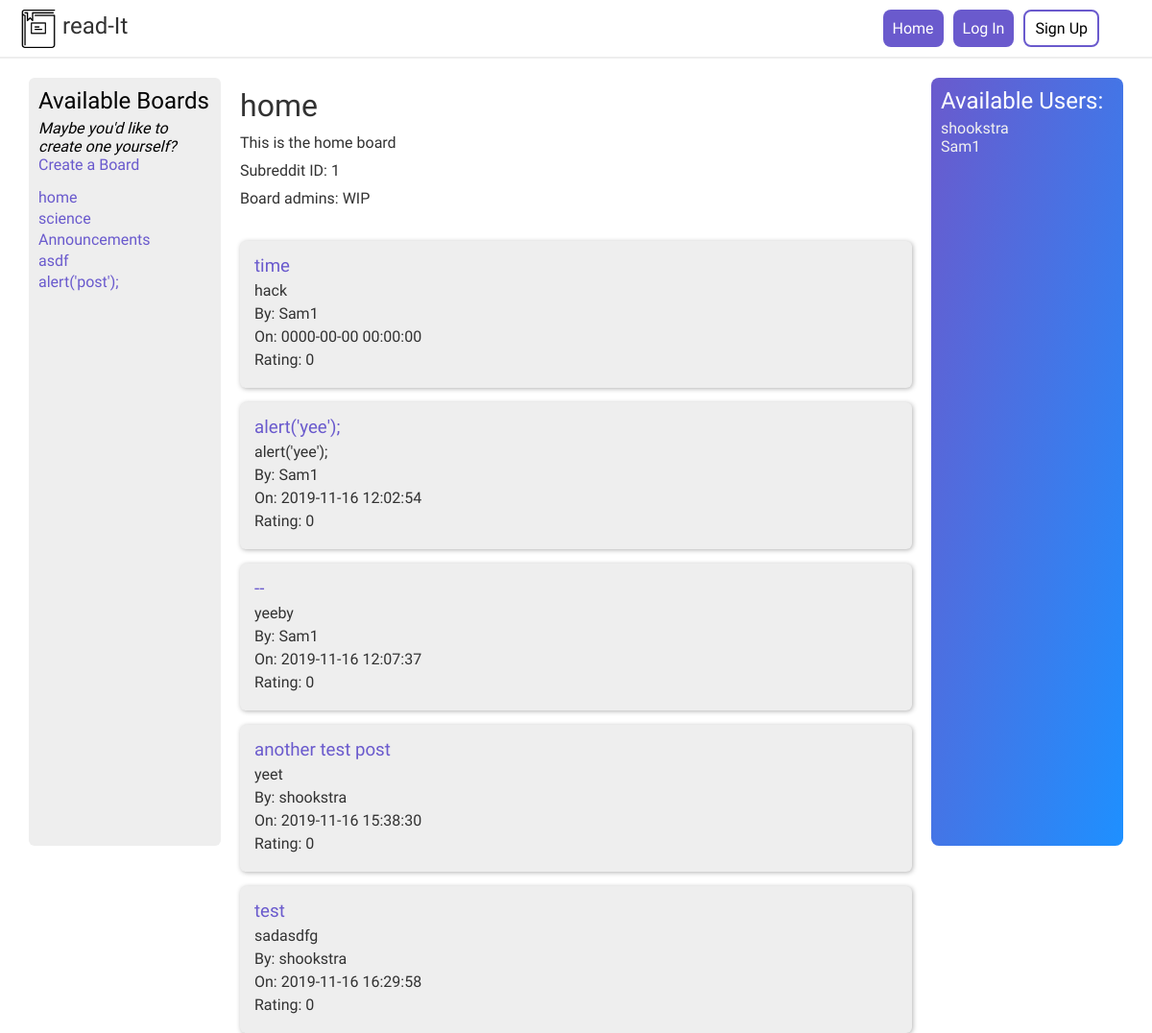
The page /subredditController.php?action=viewSubreddit&id=1 on the database its author committed.
### tables this page shows
CREATE TABLE `subreddits` (
  `subredditID` int(11) NOT NULL,
  `subredditName` varchar(64) NOT NULL,
  `subredditDescription` varchar(1500) NOT NULL
);

CREATE TABLE `posts` (
  `postID` int(11) NOT NULL,
  `subredditID` int(11) NOT NULL,
  `userID` int(11) NOT NULL,
  `postTitle` varchar(64) NOT NULL,
  `postContent` varchar(1500) NOT NULL,
  `postTime` datetime NOT NULL DEFAULT current_timestamp(),
  `rating` int(11) NOT NULL DEFAULT 0
);

CREATE TABLE `users` (
  `userID` int(11) NOT NULL,
  `username` varchar(32) NOT NULL,
  `email` varchar(64) NOT NULL,
  `password` varchar(128) NOT NULL
);

### models/subreddit/subredditDA.php (called while the page is built, shortened)
<?php
require_once 'models/subreddit/subreddit.php';
class subredditDA
{
    public static function get_all()
    {
        $db = Database::getDB();
        $querySubreddits = 'SELECT * FROM subreddits';
        $statement = $db->prepare($querySubreddits);
        $statement->execute();
        $rows = $statement->fetchAll();
        foreach ($rows as $value) {
            $subreddit = new subreddit($value['subredditID'], $value['subredditName'], $value['subredditDescription']);
            $subreddits[] = $subreddit;
        }
        return $subreddits;
    }
    public static function get_board($id)
    {
        $db = Database::getDB();
        $querySubreddits = 'SELECT * FROM subreddits where subredditID = :id';
        $statement = $db->prepare($querySubreddits);
        $statement->bindValue(':id', $id);
        $statement->execute();
        $rows = $statement->fetchAll();
        foreach ($rows as $value) {
            $subreddit = new subreddit($value['subredditID'], $value['subredditName'], $value['subredditDescription']);
            $subreddits[] = $subreddit;
        }
        return $subreddits;
    }
}

### models/subreddit/subreddit.php (called while the page is built, shortened)
<?php
class subreddit
{
    private $subredditID, $subredditName, $subredditDescription;
    public function __construct($subredditID, $subredditName, $subredditDescription)
    {
        $this->subredditID = $subredditID;
        $this->subredditName = $subredditName;
        $this->subredditDescription = $subredditDescription;
    }
    public function getSubredditID()
    {
        return $this->subredditID;
    }
    public function getSubredditName()
    {
        return $this->subredditName;
    }
    public function getSubredditDescription()
    {
        return $this->subredditDescription;
    }
}

### models/post/postDA.php (called while the page is built, shortened)
<?php
require_once 'models/post/post.php';
class postDA
{
    public static function get_posts_for_subreddit($subredditID)
    {
        $db = Database::getDB();
        $queryPosts = 'SELECT * FROM posts where subredditID = :subredditID';
        $statement = $db->prepare($queryPosts);
        $statement->bindValue(':subredditID', $subredditID);
        $statement->execute();
        $rows = $statement->fetchAll();
        $posts = [];
        foreach ($rows as $value) {
            $post = new post($value['postID'], $value['subredditID'], $value['userID'], $value['postTitle'], $value['postContent'], $value['postTime'], $value['rating']);
            array_push($posts, $post);
        }
        return $posts;
    }
}

### models/post/post.php (called while the page is built, shortened)
<?php
class post
{
    private $postID, $subredditID, $userID, $postTitle, $postContent, $postTime, $rating;
    public function __construct($postID, $subredditID, $userID, $postTitle, $postContent, $postTime, $rating)
    {
        $this->postID = $postID;
        $this->postTitle = $postTitle;
        $this->postContent = $postContent;
        $this->postTime = $postTime;
        $this->rating = $rating;
    }
    public function getPostID()
    {
        return $this->postID;
    }
    public function getPostTitle()
    {
        return $this->postTitle;
    }
    public function getPostContent()
    {
        return $this->postContent;
    }
    public function getPostTime()
    {
        return $this->postTime;
    }
    public function getRating()
    {
        return $this->rating;
    }
}

### models/userDA.php (called while the page is built, shortened)
<?php
require_once('models/database.php');
require_once('models/user.php');
class userDA
{
    public static function get_all()
    {
        $db = Database::getDB();
        $queryUsers = 'SELECT * FROM users';
        $statement = $db->prepare($queryUsers);
        $statement->execute();
        $rows = $statement->fetchAll();
        foreach ($rows as $value) {
            $user = new user($value['userID'], $value['username'], $value['email'], $value['password']);
            $users[] = $user;
        }
        return $users;
    }
    public static function getUserByID($userID)
    {
        $db = Database::getDB();
        $queryUser = 'SELECT * FROM users where userID = :userID';
        $statement = $db->prepare($queryUser);
        $statement->bindValue(':userID', $userID);
        $statement->execute();
        $rows = $statement->fetchAll();
        foreach ($rows as $value) {
            $user = new user($value['userID'], $value['username'], $value['email'], $value['password']);
        }
        return $user;
    }
}

### models/user.php (called while the page is built, shortened)
<?php
class user
{
    private $userID, $username, $email, $password;
    public function __construct($userID, $username, $email, $password)
    {
        $this->username = $username;
    }
    public function getUsername()
    {
        return $this->username;
    }
}

### views/viewSubreddit.php (the view, shortened to what this page needs)
<!DOCTYPE html>
<html lang="en">
<?php include_once("views/components/header.php"); ?>
<body>
    <?php include_once("views/components/nav.php"); ?>
    <div class="container">
        <div class="container-sidebar">
            <h2>Available Boards</h2>
            <p style="font-style: italic">Maybe you'd like to create one yourself?</p>
            <a href="subredditController.php?action=createSubredditForm">Create a Board</a>
            <ul class="boards">
                <?php foreach ($subreddits as $board) : ?>
                    <li>
                        <a href="subredditController.php?action=viewSubreddit&amp;id=<?php echo htmlspecialchars($board->getSubredditID()); ?>">
                            <?php echo htmlspecialchars($board->getSubredditName()); ?>
                        </a>
                    </li>
                <?php endforeach; ?>
            </ul>
        </div>
        <div class="container-main">
            <div class="top-content">
                <div class="board-info">
                    <h1><?php echo htmlspecialchars($subreddit[0]->getSubredditName()); ?></h1>
                    <p><?php echo htmlspecialchars($subreddit[0]->getSubredditDescription()); ?></p>
                    <p><?php echo htmlspecialchars('Subreddit ID: ' . $subreddit[0]->getSubredditID()); ?></p>
                    <p>Board admins: WIP</p>
                </div>
            </div>
            <div class="posts">
                <?php
                if (!empty($posts)) {
                    foreach ($posts as $post) { ?>
                        <div class="post">
                            <div class="post-content">
                                <h3>
                                    <a href="subredditController.php?action=viewPost&amp;postID=<?php echo $post->getPostID(); ?>">
                                        <?php echo htmlspecialchars($post->getPostTitle()) ?>
                                    </a>
                                </h3>
                                <p><?php echo htmlspecialchars($post->getPostContent()) ?></p>
                                <p><?php echo 'By: ' . htmlspecialchars(userDA::getUserByID($post->getUserID())->getUsername()) ?></p>
                                <p><?php echo 'On: ' . htmlspecialchars($post->getPostTime()) ?></p>
                                <p><?php echo 'Rating: ' . htmlspecialchars($post->getRating()); ?></p>
                            </div>
                        </div>
                <?php }
                } else {
                    echo "<h3>There's nothing here! Be the first one.</h3>";
                } ?>
            </div>
        </div>
        <?php include_once('views\components\usersSidebar.php'); ?>
    </div>
</body>
</html>

### views/components/usersSidebar.php
<div class="container-sidebar-right">
    <h2>Available Users:</h2>
    <?php if (!empty($users)) {
        foreach ($users as $user) {
            echo '<a href="index.php?action=viewUser"><p>' . (htmlspecialchars($user->getUsername())) . '</p></a>';
        }
    } ?>
</div>

### css/styling.css (style rules this page uses)
*, *:before, *:after { box-sizing: inherit; }
* { margin: 0; padding: 0; font-weight: normal; font-family: "Arimo", Arial, Helvetica, sans-serif; text-decoration: none; outline: none; }
html { box-sizing: border-box; }
.container { display: flex; width: 95%; margin: 0 auto; height: 100vh; justify-content: space-between; margin-bottom: 20px; }
.container-main p, h1, h2, h3, h4 { margin: 10px 0; }
.container-sidebar { flex: 1; border-radius: 6px; background-color: #eee; padding: 10px; }
.container-sidebar ul { list-style: none; }
.container-sidebar li { margin-bottom: 3px; }
.container-sidebar a, .container-sidebar a:visited { color: slateblue; transition: 200ms ease-in-out; }
.container-main { flex: 4; margin: 0 10px; border-radius: 8px; color: rgb(50, 50, 50); }
.container-sidebar-right { color: white; background-image: linear-gradient(to bottom right, slateblue, dodgerblue); border-radius: 8px; flex: 1; padding: 10px; }
.container-sidebar-right a { color: rgb(240, 240, 240); }
.boards { margin-top: 15px; }
.posts { margin: 0 10px 10px 10px; }
.post { margin: 15px 0 10px 0; background-color: #eee; padding: 15px; border-radius: 6px; box-shadow: 1px 1px 5px 0 rgba(0, 0, 0, 0.3); display: flex; transition: box-shadow 350ms; }
.post a { color: slateblue; }
.post-content { display: flex; flex-direction: column; align-items: flex-start; }
.post-content p, h2, h3 { padding: 0; margin: 0; margin-bottom: 5px; }
.top-content { display: flex; flex-direction: row; }
.board-info { margin-right: 15px; border-radius: 6px; margin: 0 10px 10px 10px; flex: 1; }

### rows shown on the page
subreddits: subredditName "home", subredditDescription "This is the home board", subredditID "Subreddit ID: 1"
subreddits: subredditName "science"
subreddits: subredditName "Announcements"
subreddits: subredditName "asdf"
subreddits: subredditName "alert('post');"
posts: postTitle "time", postContent "hack", Username "Sam1", postTime "0000-00-00 00:00:00", rating "0"
posts: postTitle "alert('yee');", postContent "alert('yee');", Username "Sam1", postTime "2019-11-16 12:02:54", rating "0"
posts: postTitle "--", postContent "yeeby", Username "Sam1", postTime "2019-11-16 12:07:37", rating "0"
posts: postTitle "another test post", postContent "yeet", Username "shookstra", postTime "2019-11-16 15:38:30", rating "0"
posts: postTitle "test", postContent "sadasdfg", Username "shookstra", postTime "2019-11-16 16:29:58", rating "0"
users: username "shookstra"
users: username "Sam1"
